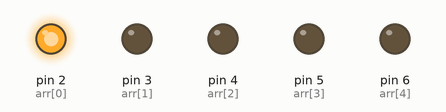
This sketch was run on a simulated Arduino Uno, built with avr-gcc and run on an emulated ATmega328P. On the bench: output pins drawn as LEDs (lit = HIGH).

Above: at 0.1 s.
At 4.1 s:
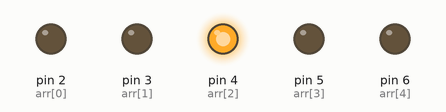
At 8.1 s:
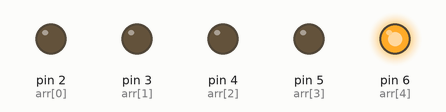
At 16.1 s:
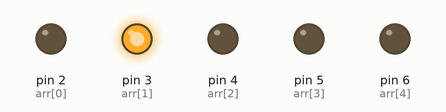
At 26.1 s:
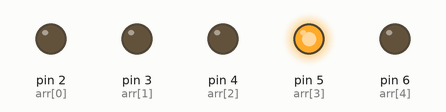
At 39.1 s:
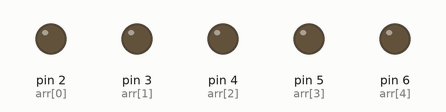
Timing chart, 0 to 40.0 s (numbered marks = the images above):
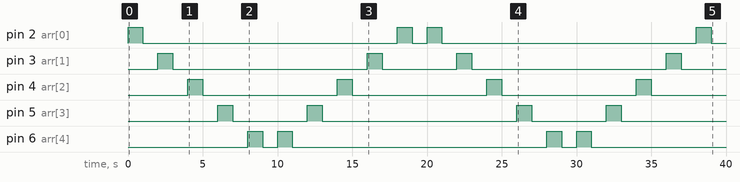

The sketch:

Code_3c_switch_case.ino
```cpp
int arr[5] = {2, 3, 4, 5, 6};

void setup() {
  for (int i = 0; i < 5; i++) {
    pinMode(arr[i], OUTPUT);
  }
}

void loop() {
  // put your main code here, to run repeatedly
  for (int i = 0; i < 5; i++) {
    switch (i) {
      case 0: digitalWrite(2, HIGH); delay(1000); digitalWrite(2, LOW); delay(1000); break;
      case 1: digitalWrite(3, HIGH); delay(1000); digitalWrite(3, LOW); delay(1000); break;
      case 2: digitalWrite(4, HIGH); delay(1000); digitalWrite(4, LOW); delay(1000); break;
      case 3: digitalWrite(5, HIGH); delay(1000); digitalWrite(5, LOW); delay(1000); break;
      case 4: digitalWrite(6, HIGH); delay(1000); digitalWrite(6, LOW); delay(1000); break;
    }
  }
  for (int i = 0; i < 5; i++) {
    switch (i) {
      case 0: digitalWrite(6, HIGH); delay(1000); digitalWrite(6, LOW); delay(1000); break;
      case 1: digitalWrite(5, HIGH); delay(1000); digitalWrite(5, LOW); delay(1000); break;
      case 2: digitalWrite(4, HIGH); delay(1000); digitalWrite(4, LOW); delay(1000); break;
      case 3: digitalWrite(3, HIGH); delay(1000); digitalWrite(3, LOW); delay(1000); break;
      case 4: digitalWrite(2, HIGH); delay(1000); digitalWrite(2, LOW); delay(1000); break;
    }
  }
}
```

Measured:
- by itself, pin 2 (arr[0]): LOW → HIGH at 0.00 s, → LOW 1.0 s later, → HIGH 17.0 s later, → LOW 1.0 s later, … (8 changes in this stretch)
- by itself, pin 3 (arr[1]): LOW → HIGH at 2.0 s, → LOW 1.0 s later, → HIGH 13.0 s later, → LOW 1.0 s later, … (8 changes in this stretch)
- by itself, pin 4 (arr[2]): alternates HIGH for 1.0 s and LOW for 9.0 s
- by itself, pin 5 (arr[3]): LOW → HIGH at 6.0 s, → LOW 1.0 s later, → HIGH 5.0 s later, → LOW 1.0 s later, … (8 changes in this stretch)
- by itself, pin 6 (arr[4]): LOW → HIGH at 8.0 s, → LOW 1.0 s later, → HIGH 1.0 s later, → LOW 1.0 s later, … (8 changes in this stretch)
